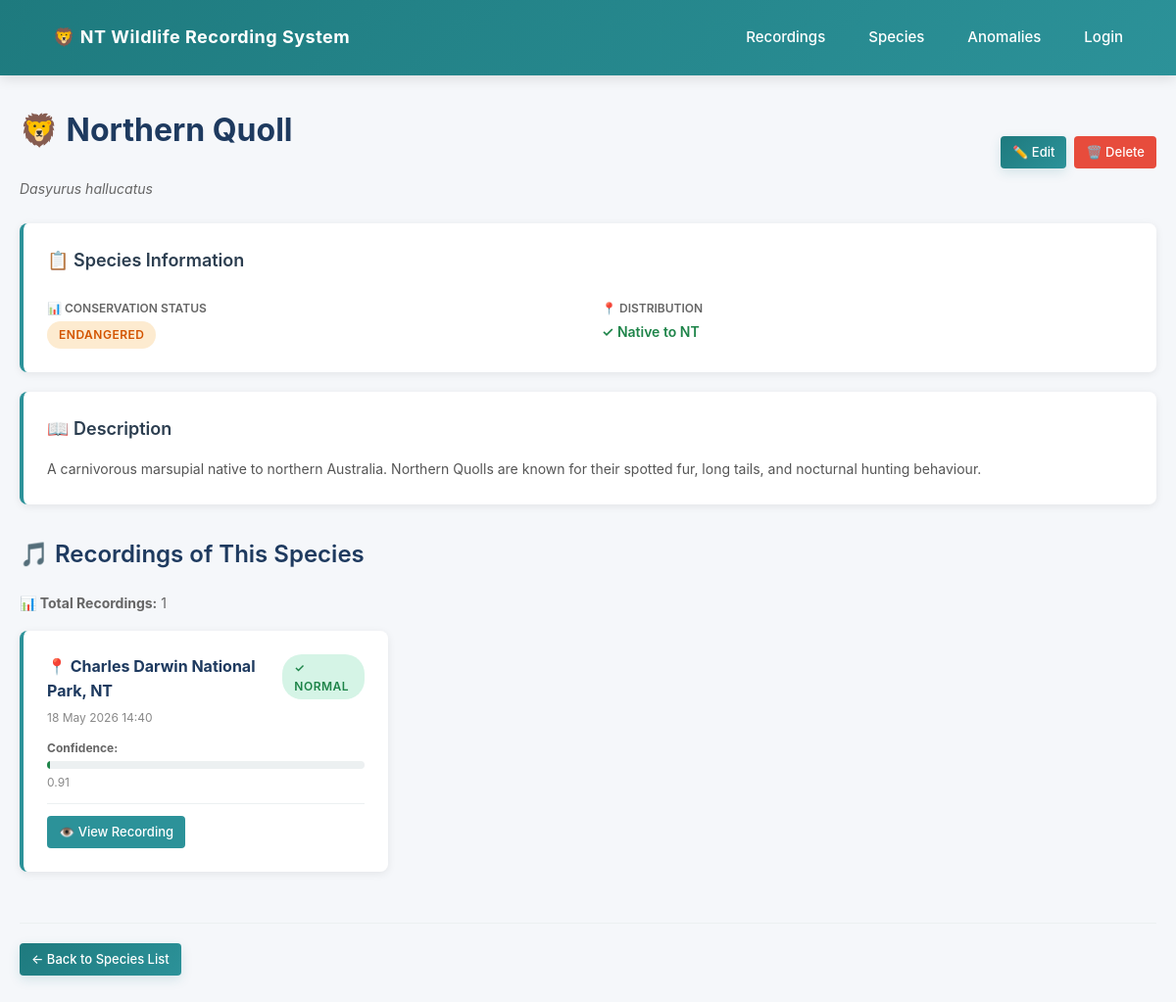
/species/1/, run on an earlier commit of the app's database.
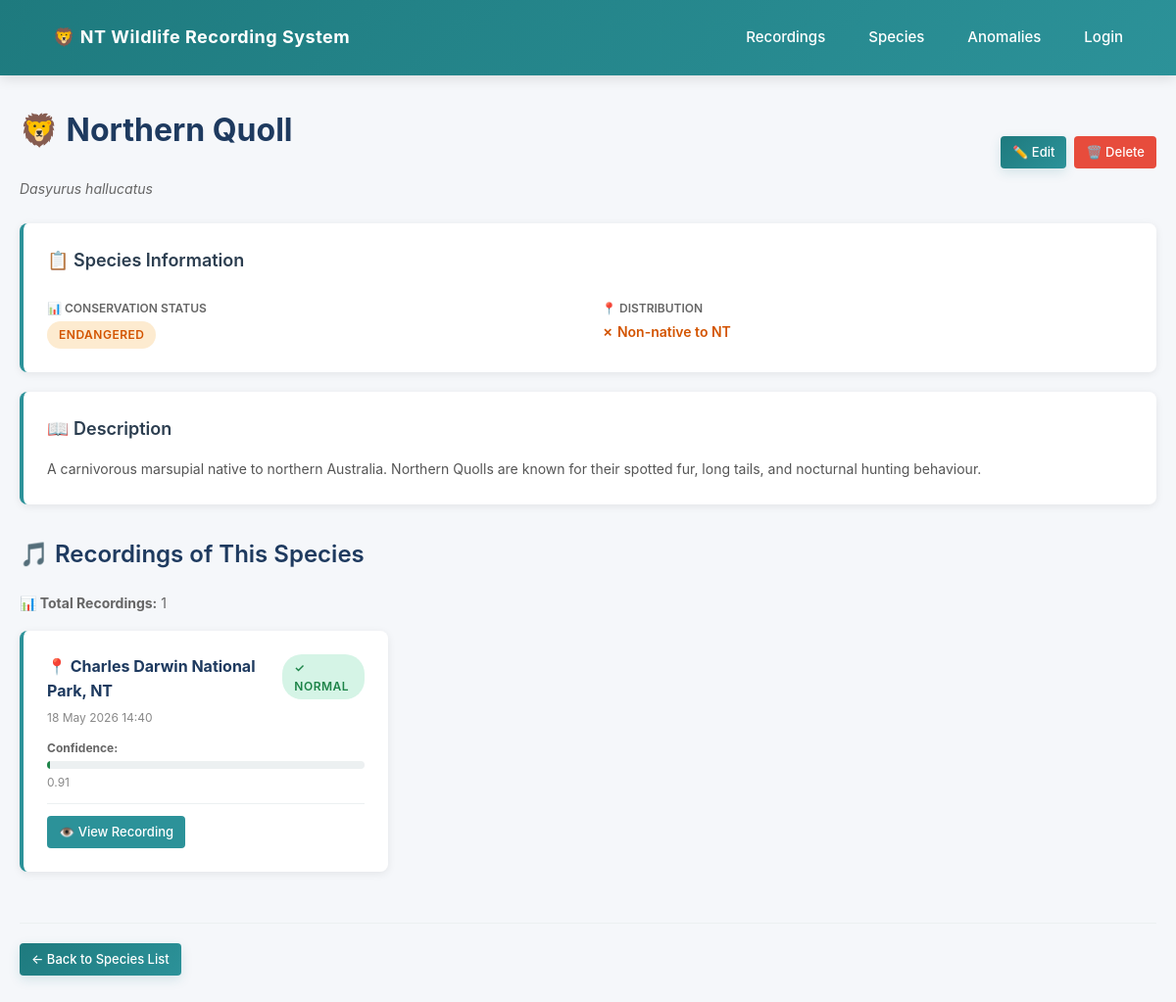
And on a later commit of the database.
### recordings/views.py (the view)
# urls.py: path('species/<int:pk>/', views.SpeciesDetailView.as_view(), name='species_detail'),
class SpeciesDetailView(DetailView):
    model = Species
    template_name = 'recordings/species_detail.html'

### recordings/managers.py (called while the page is built)
    def get_queryset(self):
        return RecordingQuerySet(self.model, using=self._db)

### recordings/templates/recordings/species_detail.html (shortened to what the changed rows need)
{% extends 'base.html' %}
{% block content %}
<div style="display: flex; justify-content: space-between; align-items: center; margin-bottom: 24px;">
    <div>
        <h1>🦁 {{ object.common_name }}</h1>
    </div>
</div>
<div class="card">
    <div style="display: grid; grid-template-columns: repeat(auto-fit, minmax(250px, 1fr)); gap: 24px; margin-top: 16px;">
        <div>
            <div>
                {% if object.is_native %}
                    <p style="margin: 0; color: #1e8449; font-weight: 600;">✓ Native to NT</p>
                {% endif %}
                {% if object.not_native %}
                    <p style="margin: 0; color: #d35400; font-weight: 600;">✗ Non-native to NT</p>
                {% endif %}
            </div>
        </div>
    </div>
</div>
<div style="margin-top: 32px;">
    <h2>🎵 Recordings of This Species</h2>
</div>
{% endblock %}

What changed in the data, as far as the page shows it:
changed Species "Northern Quoll": not_native False → True (drawn); is_native True → False (drawn)
Also different on the page:
text no longer shown: "✓ Native to NT"
text now shown: "✗ Non-native to NT"
